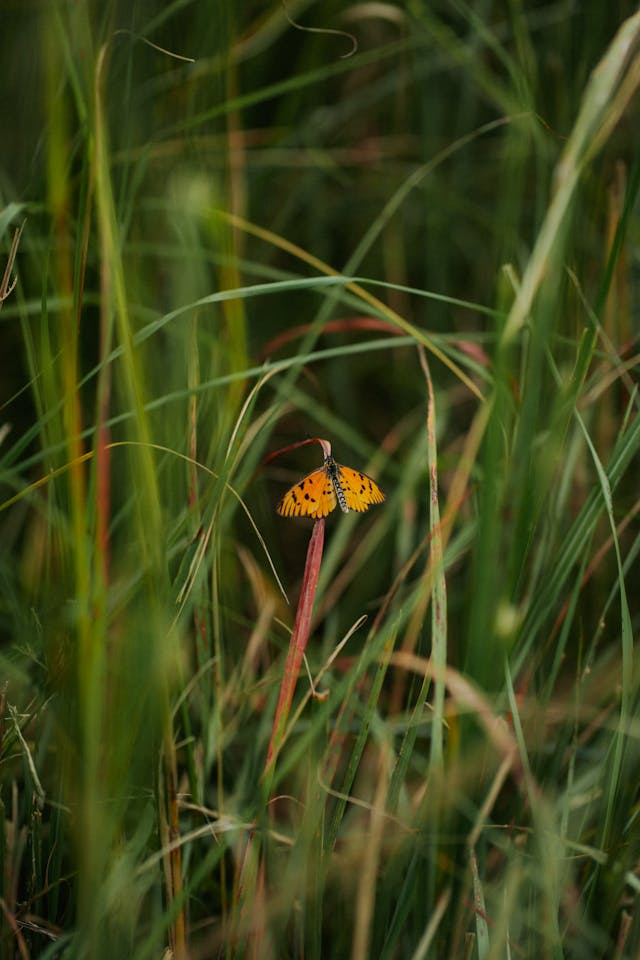
#> input picture flipNotOptimal/butterfly.jpg, 640 x 960 px
$ python flipHorizontal.py
#> lines starting #> are read from the running program, lines starting #| are printed output that depends on the picture
from PIL import Image
originalImage = Image.open("./butterfly.jpg")
#> originalImage is the input picture: PIL image 640x960 RGB; mean R, G, B 61.1, 68.5, 25.3
originalRaster = originalImage.load()
finalImage = Image.new("RGB", (originalImage.width, originalImage.height))
#> finalImage: PIL image 640x960 RGB; every value is 0
finalRaster = finalImage.load()

for x in range(originalImage.width):
    for y in range(originalImage.height):
        pixel = originalRaster[x,y]

        xp = originalImage.width - 1 - x
        yp = y

        finalRaster[xp, yp] = pixel

finalImage.save("./horizontal_flip_butterfly.png")
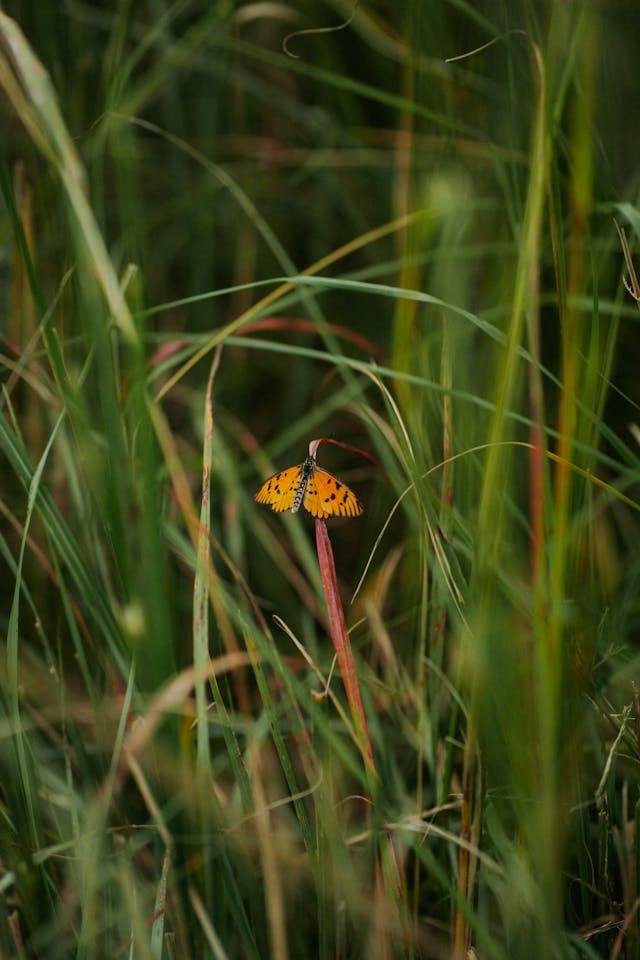
#> saved as horizontal_flip_butterfly.png: PIL image 640x960 RGB; mean R, G, B 61.1, 68.5, 25.3
